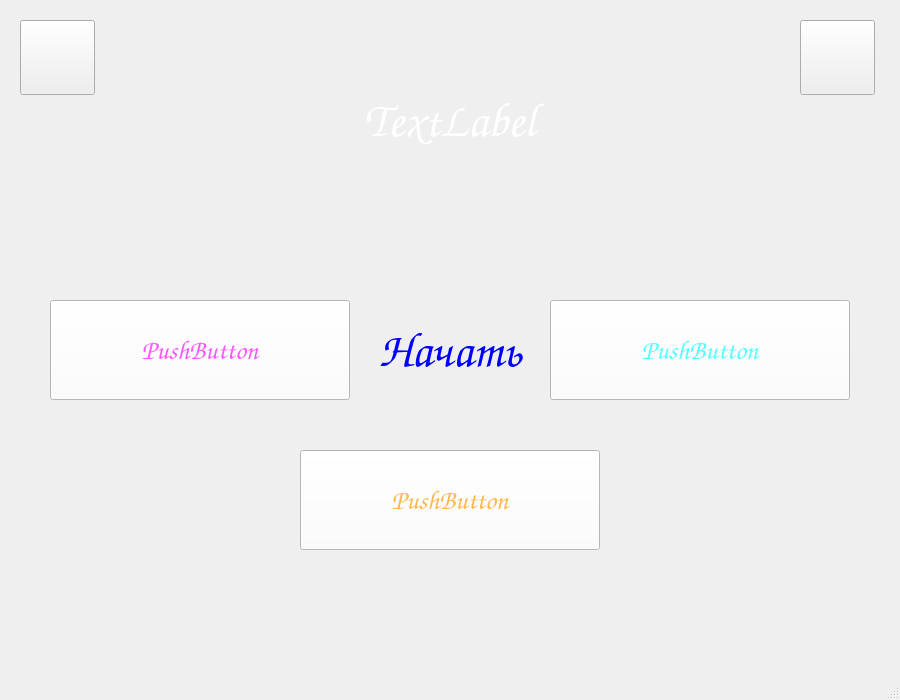
<?xml version="1.0" encoding="UTF-8"?>
<ui version="4.0">
 <class>MainWindow</class>
 <widget class="QMainWindow" name="MainWindow">
  <property name="geometry">
   <rect>
    <x>0</x>
    <y>0</y>
    <width>900</width>
    <height>700</height>
   </rect>
  </property>
  <property name="windowTitle">
   <string>Check List</string>
  </property>
  <widget class="QWidget" name="centralwidget">
   <widget class="QWidget" name="BackGround" native="true">
    <property name="geometry">
     <rect>
      <x>0</x>
      <y>0</y>
      <width>900</width>
      <height>700</height>
     </rect>
    </property>
    <property name="styleSheet">
     <string notr="true"/>
    </property>
    <widget class="QPushButton" name="ButtonStart">
     <property name="geometry">
      <rect>
       <x>0</x>
       <y>0</y>
       <width>900</width>
       <height>700</height>
      </rect>
     </property>
     <property name="font">
      <font>
       <family>Comic Sans MS</family>
       <pointsize>36</pointsize>
      </font>
     </property>
     <property name="cursor">
      <cursorShape>PointingHandCursor</cursorShape>
     </property>
     <property name="styleSheet">
      <string notr="true">color: rgb(0, 0, 255);</string>
     </property>
     <property name="text">
      <string>Начать</string>
     </property>
     <property name="flat">
      <bool>true</bool>
     </property>
    </widget>
   </widget>
   <widget class="QLabel" name="label">
    <property name="geometry">
     <rect>
      <x>0</x>
      <y>10</y>
      <width>900</width>
      <height>221</height>
     </rect>
    </property>
    <property name="font">
     <font>
      <family>Comic Sans MS</family>
      <pointsize>36</pointsize>
     </font>
    </property>
    <property name="styleSheet">
     <string notr="true">color: rgb(255, 255, 255);</string>
    </property>
    <property name="text">
     <string>TextLabel</string>
    </property>
    <property name="alignment">
     <set>Qt::AlignCenter</set>
    </property>
   </widget>
   <widget class="QPushButton" name="ButtonLeft">
    <property name="geometry">
     <rect>
      <x>50</x>
      <y>300</y>
      <width>300</width>
      <height>100</height>
     </rect>
    </property>
    <property name="font">
     <font>
      <family>Comic Sans MS</family>
      <pointsize>20</pointsize>
     </font>
    </property>
    <property name="cursor">
     <cursorShape>PointingHandCursor</cursorShape>
    </property>
    <property name="styleSheet">
     <string notr="true">background-color: rgb(255, 255, 255);
color: rgb(255, 85, 255);</string>
    </property>
    <property name="text">
     <string>PushButton</string>
    </property>
    <property name="autoDefault">
     <bool>false</bool>
    </property>
    <property name="default">
     <bool>false</bool>
    </property>
    <property name="flat">
     <bool>false</bool>
    </property>
   </widget>
   <widget class="QPushButton" name="ButtonRight">
    <property name="geometry">
     <rect>
      <x>550</x>
      <y>300</y>
      <width>300</width>
      <height>100</height>
     </rect>
    </property>
    <property name="font">
     <font>
      <family>Comic Sans MS</family>
      <pointsize>20</pointsize>
     </font>
    </property>
    <property name="cursor">
     <cursorShape>PointingHandCursor</cursorShape>
    </property>
    <property name="styleSheet">
     <string notr="true">background-color: rgb(255, 255, 255);
color: rgb(85, 255, 255);</string>
    </property>
    <property name="text">
     <string>PushButton</string>
    </property>
    <property name="autoDefault">
     <bool>false</bool>
    </property>
    <property name="default">
     <bool>false</bool>
    </property>
    <property name="flat">
     <bool>false</bool>
    </property>
   </widget>
   <widget class="QPushButton" name="ButtonCentre">
    <property name="geometry">
     <rect>
      <x>300</x>
      <y>450</y>
      <width>300</width>
      <height>100</height>
     </rect>
    </property>
    <property name="font">
     <font>
      <family>Comic Sans MS</family>
      <pointsize>20</pointsize>
     </font>
    </property>
    <property name="cursor">
     <cursorShape>PointingHandCursor</cursorShape>
    </property>
    <property name="styleSheet">
     <string notr="true">background-color: rgb(255, 255, 255);
color: rgb(255, 184, 70);</string>
    </property>
    <property name="text">
     <string>PushButton</string>
    </property>
    <property name="autoDefault">
     <bool>false</bool>
    </property>
    <property name="default">
     <bool>false</bool>
    </property>
    <property name="flat">
     <bool>false</bool>
    </property>
   </widget>
   <widget class="QPushButton" name="ButtonBack">
    <property name="geometry">
     <rect>
      <x>800</x>
      <y>20</y>
      <width>75</width>
      <height>75</height>
     </rect>
    </property>
    <property name="font">
     <font>
      <family>Comic Sans MS</family>
      <pointsize>20</pointsize>
     </font>
    </property>
    <property name="cursor">
     <cursorShape>PointingHandCursor</cursorShape>
    </property>
    <property name="styleSheet">
     <string notr="true"/>
    </property>
    <property name="text">
     <string/>
    </property>
    <property name="autoDefault">
     <bool>false</bool>
    </property>
    <property name="default">
     <bool>false</bool>
    </property>
    <property name="flat">
     <bool>false</bool>
    </property>
   </widget>
   <widget class="QPushButton" name="ButtonRate">
    <property name="geometry">
     <rect>
      <x>20</x>
      <y>20</y>
      <width>75</width>
      <height>75</height>
     </rect>
    </property>
    <property name="font">
     <font>
      <family>Comic Sans MS</family>
      <pointsize>20</pointsize>
     </font>
    </property>
    <property name="cursor">
     <cursorShape>PointingHandCursor</cursorShape>
    </property>
    <property name="styleSheet">
     <string notr="true"/>
    </property>
    <property name="text">
     <string/>
    </property>
    <property name="autoDefault">
     <bool>false</bool>
    </property>
    <property name="default">
     <bool>false</bool>
    </property>
    <property name="flat">
     <bool>false</bool>
    </property>
   </widget>
  </widget>
  <widget class="QStatusBar" name="statusbar"/>
 </widget>
 <resources/>
 <connections/>
</ui>
